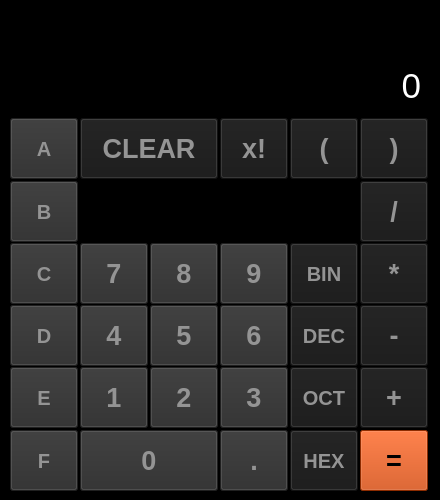
<?xml version="1.0" encoding="UTF-8"?>
<ui version="4.0">
 <class>MainWindow</class>
 <widget class="QMainWindow" name="MainWindow">
  <property name="geometry">
   <rect>
    <x>0</x>
    <y>0</y>
    <width>440</width>
    <height>500</height>
   </rect>
  </property>
  <property name="minimumSize">
   <size>
    <width>440</width>
    <height>500</height>
   </size>
  </property>
  <property name="maximumSize">
   <size>
    <width>440</width>
    <height>500</height>
   </size>
  </property>
  <property name="windowTitle">
   <string>Calculator</string>
  </property>
  <property name="autoFillBackground">
   <bool>false</bool>
  </property>
  <property name="styleSheet">
   <string notr="true">background-color:black;</string>
  </property>
  <widget class="QWidget" name="centralWidget">
   <widget class="QPushButton" name="rovnase">
    <property name="geometry">
     <rect>
      <x>360</x>
      <y>430</y>
      <width>68</width>
      <height>61</height>
     </rect>
    </property>
    <property name="font">
     <font>
      <family>Arial</family>
      <pointsize>20</pointsize>
      <weight>75</weight>
      <bold>true</bold>
     </font>
    </property>
    <property name="styleSheet">
     <string notr="true">background-color:rgb(199,61,0);
color: rgb(0,0,0);</string>
    </property>
    <property name="text">
     <string>=</string>
    </property>
   </widget>
   <widget class="QPushButton" name="tecka">
    <property name="geometry">
     <rect>
      <x>220</x>
      <y>430</y>
      <width>68</width>
      <height>61</height>
     </rect>
    </property>
    <property name="font">
     <font>
      <family>Arial</family>
      <pointsize>20</pointsize>
      <weight>75</weight>
      <bold>true</bold>
     </font>
    </property>
    <property name="styleSheet">
     <string notr="true">background-color:rgb(45,45,45);
color: rgb(148,148,148);</string>
    </property>
    <property name="text">
     <string>.</string>
    </property>
   </widget>
   <widget class="QPushButton" name="nula">
    <property name="geometry">
     <rect>
      <x>80</x>
      <y>430</y>
      <width>138</width>
      <height>61</height>
     </rect>
    </property>
    <property name="font">
     <font>
      <family>Arial</family>
      <pointsize>20</pointsize>
      <weight>75</weight>
      <bold>true</bold>
     </font>
    </property>
    <property name="styleSheet">
     <string notr="true">background-color:rgb(45,45,45);
color: rgb(148,148,148);</string>
    </property>
    <property name="text">
     <string>0</string>
    </property>
    <property name="autoDefault">
     <bool>true</bool>
    </property>
   </widget>
   <widget class="QPushButton" name="jednicka">
    <property name="geometry">
     <rect>
      <x>80</x>
      <y>367</y>
      <width>68</width>
      <height>61</height>
     </rect>
    </property>
    <property name="font">
     <font>
      <family>Arial</family>
      <pointsize>20</pointsize>
      <weight>75</weight>
      <bold>true</bold>
     </font>
    </property>
    <property name="styleSheet">
     <string notr="true">background-color:rgb(45,45,45);
color: rgb(148,148,148);</string>
    </property>
    <property name="text">
     <string>1</string>
    </property>
   </widget>
   <widget class="QPushButton" name="dvojka">
    <property name="geometry">
     <rect>
      <x>150</x>
      <y>367</y>
      <width>68</width>
      <height>61</height>
     </rect>
    </property>
    <property name="font">
     <font>
      <family>Arial</family>
      <pointsize>20</pointsize>
      <weight>75</weight>
      <bold>true</bold>
     </font>
    </property>
    <property name="styleSheet">
     <string notr="true">background-color:rgb(45,45,45);
color: rgb(148,148,148);</string>
    </property>
    <property name="text">
     <string>2</string>
    </property>
   </widget>
   <widget class="QPushButton" name="trojka">
    <property name="geometry">
     <rect>
      <x>220</x>
      <y>367</y>
      <width>68</width>
      <height>61</height>
     </rect>
    </property>
    <property name="font">
     <font>
      <family>Arial</family>
      <pointsize>20</pointsize>
      <weight>75</weight>
      <bold>true</bold>
     </font>
    </property>
    <property name="styleSheet">
     <string notr="true">background-color:rgb(45,45,45);
color: rgb(148,148,148);</string>
    </property>
    <property name="text">
     <string>3</string>
    </property>
   </widget>
   <widget class="QPushButton" name="ctverka">
    <property name="geometry">
     <rect>
      <x>80</x>
      <y>305</y>
      <width>68</width>
      <height>61</height>
     </rect>
    </property>
    <property name="font">
     <font>
      <family>Arial</family>
      <pointsize>20</pointsize>
      <weight>75</weight>
      <bold>true</bold>
     </font>
    </property>
    <property name="styleSheet">
     <string notr="true">background-color:rgb(45,45,45);
color: rgb(148,148,148);</string>
    </property>
    <property name="text">
     <string>4</string>
    </property>
   </widget>
   <widget class="QPushButton" name="petka">
    <property name="geometry">
     <rect>
      <x>150</x>
      <y>305</y>
      <width>68</width>
      <height>61</height>
     </rect>
    </property>
    <property name="font">
     <font>
      <family>Arial</family>
      <pointsize>20</pointsize>
      <weight>75</weight>
      <bold>true</bold>
     </font>
    </property>
    <property name="styleSheet">
     <string notr="true">background-color:rgb(45,45,45);
color: rgb(148,148,148);</string>
    </property>
    <property name="text">
     <string>5</string>
    </property>
   </widget>
   <widget class="QPushButton" name="sestka">
    <property name="geometry">
     <rect>
      <x>220</x>
      <y>305</y>
      <width>68</width>
      <height>61</height>
     </rect>
    </property>
    <property name="sizePolicy">
     <sizepolicy hsizetype="Minimum" vsizetype="Fixed">
      <horstretch>0</horstretch>
      <verstretch>0</verstretch>
     </sizepolicy>
    </property>
    <property name="font">
     <font>
      <family>Arial</family>
      <pointsize>20</pointsize>
      <weight>75</weight>
      <bold>true</bold>
     </font>
    </property>
    <property name="styleSheet">
     <string notr="true">background-color:rgb(45,45,45);
color: rgb(148,148,148);</string>
    </property>
    <property name="text">
     <string>6</string>
    </property>
   </widget>
   <widget class="QPushButton" name="sedmicka">
    <property name="geometry">
     <rect>
      <x>80</x>
      <y>243</y>
      <width>68</width>
      <height>61</height>
     </rect>
    </property>
    <property name="font">
     <font>
      <family>Arial</family>
      <pointsize>20</pointsize>
      <weight>75</weight>
      <bold>true</bold>
     </font>
    </property>
    <property name="styleSheet">
     <string notr="true">background-color:rgb(45,45,45);
color: rgb(148,148,148);</string>
    </property>
    <property name="text">
     <string>7</string>
    </property>
   </widget>
   <widget class="QPushButton" name="osmicka">
    <property name="geometry">
     <rect>
      <x>150</x>
      <y>243</y>
      <width>68</width>
      <height>61</height>
     </rect>
    </property>
    <property name="font">
     <font>
      <family>Arial</family>
      <pointsize>20</pointsize>
      <weight>75</weight>
      <bold>true</bold>
     </font>
    </property>
    <property name="styleSheet">
     <string notr="true">background-color:rgb(45,45,45);
color: rgb(148,148,148);</string>
    </property>
    <property name="text">
     <string>8</string>
    </property>
   </widget>
   <widget class="QPushButton" name="devitka">
    <property name="geometry">
     <rect>
      <x>220</x>
      <y>243</y>
      <width>68</width>
      <height>61</height>
     </rect>
    </property>
    <property name="font">
     <font>
      <family>Arial</family>
      <pointsize>20</pointsize>
      <weight>75</weight>
      <bold>true</bold>
     </font>
    </property>
    <property name="styleSheet">
     <string notr="true">background-color:rgb(45,45,45);
color: rgb(148,148,148);</string>
    </property>
    <property name="text">
     <string>9</string>
    </property>
   </widget>
   <widget class="QPushButton" name="plus">
    <property name="geometry">
     <rect>
      <x>360</x>
      <y>367</y>
      <width>68</width>
      <height>61</height>
     </rect>
    </property>
    <property name="font">
     <font>
      <family>Arial</family>
      <pointsize>20</pointsize>
      <weight>75</weight>
      <bold>true</bold>
     </font>
    </property>
    <property name="styleSheet">
     <string notr="true">background-color:rgb(25,25,25);
color: rgb(148,148,148);</string>
    </property>
    <property name="text">
     <string>+</string>
    </property>
   </widget>
   <widget class="QPushButton" name="minus">
    <property name="geometry">
     <rect>
      <x>360</x>
      <y>305</y>
      <width>68</width>
      <height>61</height>
     </rect>
    </property>
    <property name="font">
     <font>
      <family>Arial</family>
      <pointsize>20</pointsize>
      <weight>75</weight>
      <bold>true</bold>
     </font>
    </property>
    <property name="styleSheet">
     <string notr="true">background-color:rgb(25,25,25);
color: rgb(148,148,148);</string>
    </property>
    <property name="text">
     <string>-</string>
    </property>
   </widget>
   <widget class="QPushButton" name="krat">
    <property name="geometry">
     <rect>
      <x>360</x>
      <y>243</y>
      <width>68</width>
      <height>61</height>
     </rect>
    </property>
    <property name="font">
     <font>
      <family>Arial</family>
      <pointsize>20</pointsize>
      <weight>75</weight>
      <bold>true</bold>
     </font>
    </property>
    <property name="styleSheet">
     <string notr="true">background-color:rgb(25,25,25);
color: rgb(148,148,148);</string>
    </property>
    <property name="text">
     <string>*</string>
    </property>
   </widget>
   <widget class="QPushButton" name="deleno">
    <property name="geometry">
     <rect>
      <x>360</x>
      <y>181</y>
      <width>68</width>
      <height>61</height>
     </rect>
    </property>
    <property name="font">
     <font>
      <family>Arial</family>
      <pointsize>20</pointsize>
      <weight>75</weight>
      <bold>true</bold>
     </font>
    </property>
    <property name="styleSheet">
     <string notr="true">background-color:rgb(25,25,25);
color: rgb(148,148,148);</string>
    </property>
    <property name="text">
     <string>/</string>
    </property>
   </widget>
   <widget class="QPushButton" name="pravazavorka">
    <property name="geometry">
     <rect>
      <x>360</x>
      <y>118</y>
      <width>68</width>
      <height>61</height>
     </rect>
    </property>
    <property name="font">
     <font>
      <family>Arial</family>
      <pointsize>20</pointsize>
      <weight>75</weight>
      <bold>true</bold>
     </font>
    </property>
    <property name="styleSheet">
     <string notr="true">background-color:rgb(25,25,25);
color: rgb(148,148,148);</string>
    </property>
    <property name="text">
     <string>)</string>
    </property>
   </widget>
   <widget class="QPushButton" name="levazavorka">
    <property name="geometry">
     <rect>
      <x>290</x>
      <y>118</y>
      <width>68</width>
      <height>61</height>
     </rect>
    </property>
    <property name="font">
     <font>
      <family>Arial</family>
      <pointsize>20</pointsize>
      <weight>75</weight>
      <bold>true</bold>
     </font>
    </property>
    <property name="styleSheet">
     <string notr="true">background-color:rgb(25,25,25);
color: rgb(148,148,148);</string>
    </property>
    <property name="text">
     <string>(</string>
    </property>
   </widget>
   <widget class="QPushButton" name="clear">
    <property name="geometry">
     <rect>
      <x>80</x>
      <y>118</y>
      <width>138</width>
      <height>61</height>
     </rect>
    </property>
    <property name="font">
     <font>
      <family>Arial</family>
      <pointsize>20</pointsize>
      <weight>75</weight>
      <bold>true</bold>
     </font>
    </property>
    <property name="styleSheet">
     <string notr="true">background-color:rgb(25,25,25);
color: rgb(148,148,148);</string>
    </property>
    <property name="text">
     <string>CLEAR</string>
    </property>
   </widget>
   <widget class="QPushButton" name="odmocnina">
    <property name="geometry">
     <rect>
      <x>220</x>
      <y>181</y>
      <width>68</width>
      <height>60</height>
     </rect>
    </property>
    <property name="font">
     <font>
      <family>Arial</family>
      <pointsize>20</pointsize>
      <weight>75</weight>
      <bold>true</bold>
     </font>
    </property>
    <property name="styleSheet">
     <string notr="true">background-image:url(:/img/odx.png);
background-color: transparent;
border:none;</string>
    </property>
    <property name="text">
     <string/>
    </property>
   </widget>
   <widget class="QPushButton" name="faktorial">
    <property name="geometry">
     <rect>
      <x>220</x>
      <y>118</y>
      <width>68</width>
      <height>61</height>
     </rect>
    </property>
    <property name="font">
     <font>
      <family>Arial</family>
      <pointsize>20</pointsize>
      <weight>75</weight>
      <bold>true</bold>
     </font>
    </property>
    <property name="styleSheet">
     <string notr="true">background-color:rgb(25,25,25);
color: rgb(148,148,148);</string>
    </property>
    <property name="text">
     <string>x!</string>
    </property>
   </widget>
   <widget class="QPushButton" name="mocnina">
    <property name="geometry">
     <rect>
      <x>80</x>
      <y>181</y>
      <width>68</width>
      <height>60</height>
     </rect>
    </property>
    <property name="font">
     <font>
      <family>Arial</family>
      <pointsize>20</pointsize>
      <weight>75</weight>
      <bold>true</bold>
     </font>
    </property>
    <property name="styleSheet">
     <string notr="true">background-image:url(:/img/x2.png);
background-color: transparent;
border:none;</string>
    </property>
    <property name="text">
     <string/>
    </property>
   </widget>
   <widget class="QLabel" name="label">
    <property name="geometry">
     <rect>
      <x>20</x>
      <y>70</y>
      <width>401</width>
      <height>31</height>
     </rect>
    </property>
    <property name="font">
     <font>
      <family>Arial</family>
      <pointsize>26</pointsize>
     </font>
    </property>
    <property name="styleSheet">
     <string notr="true">color:rgb(255,255,255);</string>
    </property>
    <property name="text">
     <string>0</string>
    </property>
    <property name="alignment">
     <set>Qt::AlignRight|Qt::AlignTrailing|Qt::AlignVCenter</set>
    </property>
   </widget>
   <widget class="QLineEdit" name="lineEdit">
    <property name="geometry">
     <rect>
      <x>20</x>
      <y>20</y>
      <width>401</width>
      <height>41</height>
     </rect>
    </property>
    <property name="font">
     <font>
      <family>Arial</family>
      <pointsize>14</pointsize>
      <weight>50</weight>
      <bold>false</bold>
     </font>
    </property>
    <property name="styleSheet">
     <string notr="true">color:white;
border:0;
</string>
    </property>
    <property name="alignment">
     <set>Qt::AlignRight|Qt::AlignTrailing|Qt::AlignVCenter</set>
    </property>
    <property name="readOnly">
     <bool>true</bool>
    </property>
   </widget>
   <widget class="QPushButton" name="hex">
    <property name="geometry">
     <rect>
      <x>290</x>
      <y>430</y>
      <width>68</width>
      <height>61</height>
     </rect>
    </property>
    <property name="font">
     <font>
      <family>Arial</family>
      <pointsize>15</pointsize>
      <weight>75</weight>
      <bold>true</bold>
     </font>
    </property>
    <property name="styleSheet">
     <string notr="true">background-color:rgb(25,25,25);
color: rgb(148,148,148);</string>
    </property>
    <property name="text">
     <string>HEX</string>
    </property>
   </widget>
   <widget class="QPushButton" name="oct">
    <property name="geometry">
     <rect>
      <x>290</x>
      <y>367</y>
      <width>68</width>
      <height>61</height>
     </rect>
    </property>
    <property name="font">
     <font>
      <family>Arial</family>
      <pointsize>15</pointsize>
      <weight>75</weight>
      <bold>true</bold>
     </font>
    </property>
    <property name="styleSheet">
     <string notr="true">background-color:rgb(25,25,25);
color: rgb(148,148,148);</string>
    </property>
    <property name="text">
     <string>OCT</string>
    </property>
   </widget>
   <widget class="QPushButton" name="dec">
    <property name="geometry">
     <rect>
      <x>290</x>
      <y>305</y>
      <width>68</width>
      <height>61</height>
     </rect>
    </property>
    <property name="font">
     <font>
      <family>Arial</family>
      <pointsize>15</pointsize>
      <weight>75</weight>
      <bold>true</bold>
     </font>
    </property>
    <property name="styleSheet">
     <string notr="true">background-color:rgb(25,25,25);
color: rgb(148,148,148);</string>
    </property>
    <property name="text">
     <string>DEC</string>
    </property>
   </widget>
   <widget class="QPushButton" name="bin">
    <property name="geometry">
     <rect>
      <x>290</x>
      <y>243</y>
      <width>68</width>
      <height>61</height>
     </rect>
    </property>
    <property name="font">
     <font>
      <family>Arial</family>
      <pointsize>15</pointsize>
      <weight>75</weight>
      <bold>true</bold>
     </font>
    </property>
    <property name="styleSheet">
     <string notr="true">background-color:rgb(25,25,25);
color: rgb(148,148,148);</string>
    </property>
    <property name="text">
     <string>BIN</string>
    </property>
   </widget>
   <widget class="QPushButton" name="f">
    <property name="geometry">
     <rect>
      <x>10</x>
      <y>430</y>
      <width>68</width>
      <height>61</height>
     </rect>
    </property>
    <property name="font">
     <font>
      <family>Arial</family>
      <pointsize>15</pointsize>
      <weight>75</weight>
      <bold>true</bold>
     </font>
    </property>
    <property name="styleSheet">
     <string notr="true">background-color:rgb(45,45,45);
color: rgb(148,148,148);</string>
    </property>
    <property name="text">
     <string>F</string>
    </property>
   </widget>
   <widget class="QPushButton" name="e">
    <property name="geometry">
     <rect>
      <x>10</x>
      <y>367</y>
      <width>68</width>
      <height>61</height>
     </rect>
    </property>
    <property name="font">
     <font>
      <family>Arial</family>
      <pointsize>15</pointsize>
      <weight>75</weight>
      <bold>true</bold>
     </font>
    </property>
    <property name="styleSheet">
     <string notr="true">background-color:rgb(45,45,45);
color: rgb(148,148,148);</string>
    </property>
    <property name="text">
     <string>E</string>
    </property>
   </widget>
   <widget class="QPushButton" name="d">
    <property name="geometry">
     <rect>
      <x>10</x>
      <y>305</y>
      <width>68</width>
      <height>61</height>
     </rect>
    </property>
    <property name="font">
     <font>
      <family>Arial</family>
      <pointsize>15</pointsize>
      <weight>75</weight>
      <bold>true</bold>
     </font>
    </property>
    <property name="styleSheet">
     <string notr="true">background-color:rgb(45,45,45);
color: rgb(148,148,148);</string>
    </property>
    <property name="text">
     <string>D</string>
    </property>
   </widget>
   <widget class="QPushButton" name="c">
    <property name="geometry">
     <rect>
      <x>10</x>
      <y>243</y>
      <width>68</width>
      <height>61</height>
     </rect>
    </property>
    <property name="font">
     <font>
      <family>Arial</family>
      <pointsize>15</pointsize>
      <weight>75</weight>
      <bold>true</bold>
     </font>
    </property>
    <property name="styleSheet">
     <string notr="true">background-color:rgb(45,45,45);
color: rgb(148,148,148);</string>
    </property>
    <property name="text">
     <string>C</string>
    </property>
   </widget>
   <widget class="QPushButton" name="b">
    <property name="enabled">
     <bool>true</bool>
    </property>
    <property name="geometry">
     <rect>
      <x>10</x>
      <y>181</y>
      <width>68</width>
      <height>61</height>
     </rect>
    </property>
    <property name="font">
     <font>
      <family>Arial</family>
      <pointsize>15</pointsize>
      <weight>75</weight>
      <bold>true</bold>
     </font>
    </property>
    <property name="styleSheet">
     <string notr="true">background-color:rgb(45,45,45);
color: rgb(148,148,148);</string>
    </property>
    <property name="text">
     <string>B</string>
    </property>
   </widget>
   <widget class="QPushButton" name="a">
    <property name="geometry">
     <rect>
      <x>10</x>
      <y>118</y>
      <width>68</width>
      <height>61</height>
     </rect>
    </property>
    <property name="font">
     <font>
      <family>Arial</family>
      <pointsize>15</pointsize>
      <weight>75</weight>
      <bold>true</bold>
     </font>
    </property>
    <property name="styleSheet">
     <string notr="true">background-color:rgb(45,45,45);
color: rgb(148,148,148);</string>
    </property>
    <property name="text">
     <string>A</string>
    </property>
   </widget>
   <widget class="QPushButton" name="ymocnina">
    <property name="geometry">
     <rect>
      <x>150</x>
      <y>181</y>
      <width>68</width>
      <height>60</height>
     </rect>
    </property>
    <property name="font">
     <font>
      <family>Arial</family>
      <pointsize>20</pointsize>
      <weight>75</weight>
      <bold>true</bold>
     </font>
    </property>
    <property name="styleSheet">
     <string notr="true">background-image:url(:/img/xy.png);
background-color: transparent;
border:none;</string>
    </property>
    <property name="text">
     <string/>
    </property>
   </widget>
   <widget class="QPushButton" name="yodmocnina">
    <property name="geometry">
     <rect>
      <x>290</x>
      <y>181</y>
      <width>68</width>
      <height>60</height>
     </rect>
    </property>
    <property name="font">
     <font>
      <family>Arial</family>
      <pointsize>20</pointsize>
      <weight>75</weight>
      <bold>true</bold>
     </font>
    </property>
    <property name="styleSheet">
     <string notr="true">background-image:url(:/img/odxy.png);
background-color: transparent;
border:none;</string>
    </property>
    <property name="text">
     <string/>
    </property>
   </widget>
  </widget>
 </widget>
 <layoutdefault spacing="6" margin="11"/>
 <resources/>
 <connections/>
</ui>
